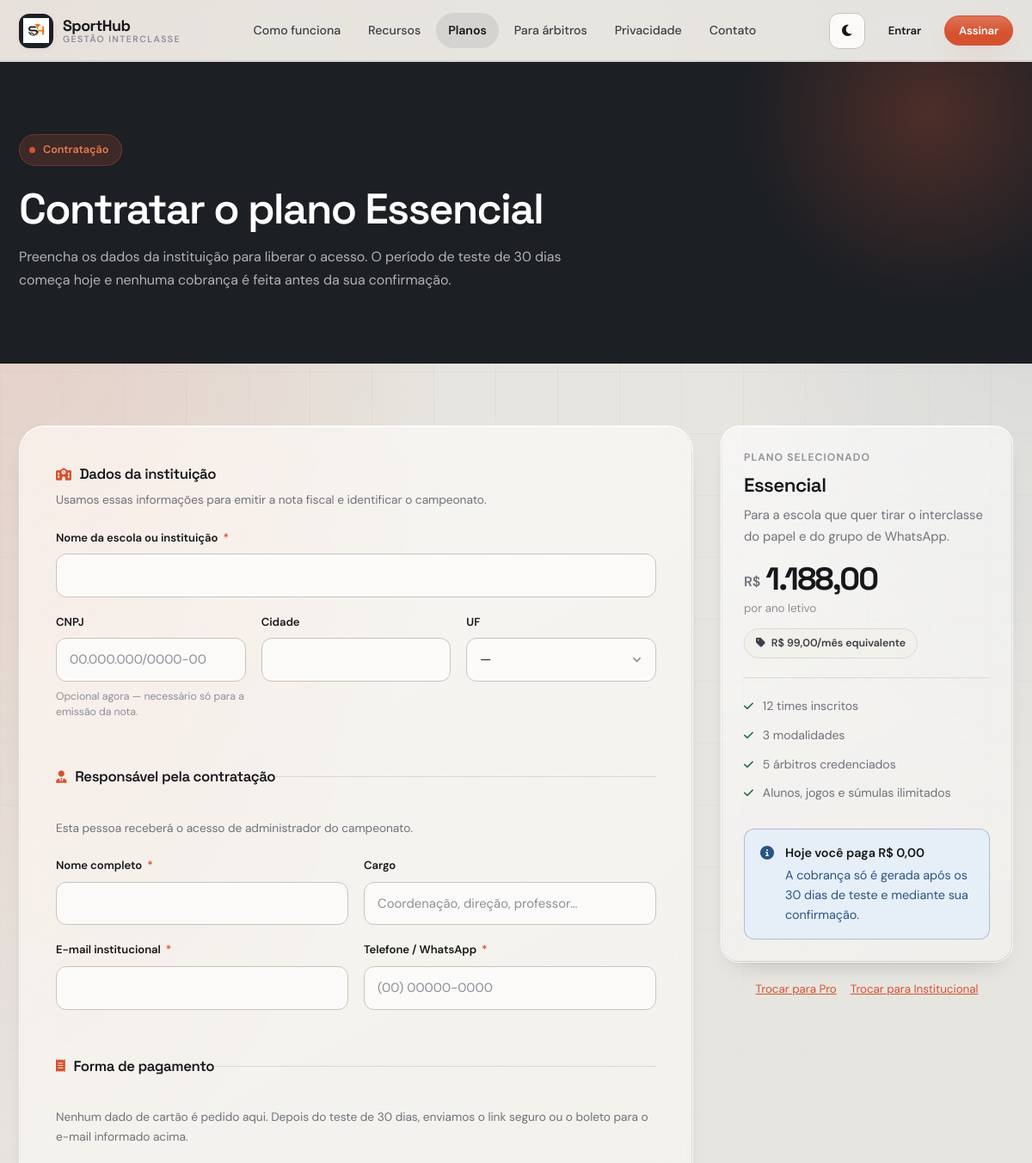
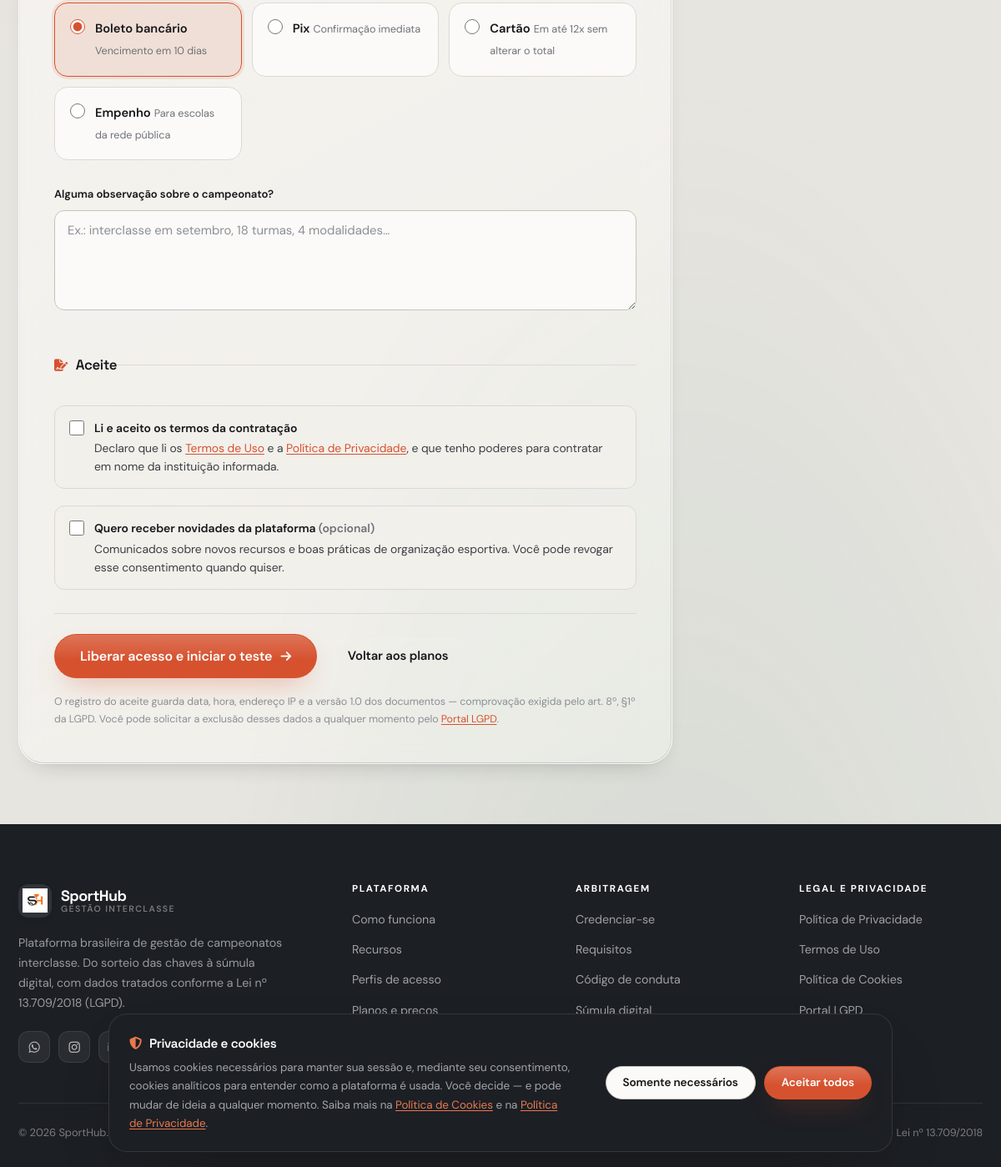
Page /assinar.php?plano=essencial on the committed database (2 pictures, top to bottom).
### tables this page shows
CREATE TABLE planos (
    id                       INT PRIMARY KEY AUTO_INCREMENT,
    slug                     VARCHAR(40)  UNIQUE NOT NULL,
    nome                     VARCHAR(60)  NOT NULL,
    descricao                VARCHAR(255) NULL,
    preco_anual              DECIMAL(10,2) NOT NULL,
    preco_mensal_equivalente DECIMAL(10,2) NOT NULL,
    limite_times             INT NULL,
    limite_modalidades       INT NULL,
    limite_arbitros          INT NULL,
    destaque                 TINYINT(1) NOT NULL DEFAULT 0,
    ativo                    TINYINT(1) NOT NULL DEFAULT 1,
    ordem                    INT NOT NULL DEFAULT 0,
    created_at               TIMESTAMP DEFAULT CURRENT_TIMESTAMP
);

### assinar.php (the view, shortened to what this page needs)
<?php
require_once __DIR__ . '/includes/config.php';
require_once __DIR__ . '/includes/email.php';
$planos = sh_planos($pdo);
$slug   = $_GET['plano'] ?? ($_POST['plano'] ?? 'pro');
$plano_escolhido = null;
foreach ($planos as $p) {
    if ($p['slug'] === $slug) { $plano_escolhido = $p; break; }
}
$sucesso  = null;
$dados    = [
    'escola' => '', 'cnpj' => '', 'cidade' => '', 'uf' => '',
    'responsavel' => '', 'cargo' => '', 'email' => '', 'telefone' => '',
    'forma_pagamento' => 'boleto', 'observacoes' => '',
];
include __DIR__ . '/includes/site_header.php';
?>
<section class="legal-hero">
    <div class="wrap">
        <span class="pill on-dark"><span class="dot"></span> Contratação</span>
        <h1><?= $sucesso ? 'Contratação registrada' : 'Contratar o plano ' . e($plano_escolhido['nome']) ?></h1>
        <p>
            <?php if ($sucesso): ?>
                Guarde o código abaixo — ele identifica a assinatura da sua escola em qualquer atendimento.
            <?php else: ?>
                Preencha os dados da instituição para liberar o acesso. O período de teste de 30 dias
                começa hoje e nenhuma cobrança é feita antes da sua confirmação.
            <?php endif; ?>
        </p>
    </div>
</section>
<section class="section-sm">
    <div class="wrap">
    <?php if ($sucesso): ?>
        <div class="form-card u-max-width-760px">
            <div class="alert alert-success">
                <i class="fas fa-circle-check"></i>
                <div>
                    <strong>Acesso liberado em modo de teste</strong>
                    Enviamos as instruções de primeiro acesso para <?= e($sucesso['email']) ?>.
                </div>
            </div>
            <div class="protocol-box">
                <span class="protocol-label">Código da assinatura</span>
                <span class="protocol-code"><?= e($sucesso['codigo']) ?></span>
            </div>
            <div class="data-table-wrap">
                <table class="data">
                    <tbody>
                        <tr><td class="u-color-muted">Plano contratado</td><td><strong><?= e($sucesso['plano']) ?></strong></td></tr>
                        <tr><td class="u-color-muted">Valor anual</td><td><strong>R$ <?= e(sh_money($sucesso['valor'])) ?></strong></td></tr>
                        <tr><td class="u-color-muted">Teste gratuito até</td><td><?= e($sucesso['trial_fim']->format('d/m/Y')) ?></td></tr>
                        <tr><td class="u-color-muted">Vigência da assinatura</td><td>até <?= e($sucesso['vigencia_fim']->format('d/m/Y')) ?></td></tr>
                        <tr><td class="u-color-muted">Situação</td><td><span class="tag tag-amber"><i class="fas fa-hourglass-half"></i> Em teste</span></td></tr>
                    </tbody>
                </table>
            </div>
            <h3 class="mt-3">Próximos passos</h3>
            <ol class="mt-1 u-display-grid-3">
                <li class="small">Acesse a plataforma com o usuário administrador enviado por e-mail.</li>
                <li class="small">Cadastre as modalidades e inscreva os times por turma.</li>
                <li class="small">Envie o link de credenciamento aos árbitros e aprove as solicitações.</li>
                <li class="small">Antes do 30º dia, confirme a continuidade para gerar a cobrança na forma escolhida.</li>
            </ol>
            <div class="form-actions">
                <a href="<?= e(sh_url('login.php')) ?>" class="btn btn-primary">Ir para a plataforma <i class="fas fa-arrow-right"></i></a>
                <a href="<?= e(sh_url('como-funciona.php')) ?>" class="btn btn-outline">Ler o guia de implantação</a>
            </div>
            <p class="form-legal">
                Esta contratação foi registrada em <?= e(date('d/m/Y \à\s H:i')) ?> com aceite dos
                <a href="<?= e(sh_url('termos.php')) ?>">Termos de Uso</a> e da
                <a href="<?= e(sh_url('privacidade.php')) ?>">Política de Privacidade</a> (versão <?= e(SH_VERSAO_POLITICA) ?>).
            </p>
        </div>
    <?php else: ?>
        <div class="assinar-layout u-display-grid">
            <div class="form-card">
                <form method="POST" novalidate>
                    <fieldset class="fieldset">
                        <legend><i class="fas fa-school"></i> Dados da instituição</legend>
                        <p class="fieldset-hint">Usamos essas informações para emitir a nota fiscal e identificar o campeonato.</p>
                        <div class="field">
                            <label for="escola">Nome da escola ou instituição <span class="req">*</span></label>
                            <input type="text" id="escola" name="escola" value="<?= e($dados['escola']) ?>" required>
                        </div>
                        <div class="field-row">
                            <div class="field">
                                <label for="cnpj">CNPJ</label>
                                <input type="text" id="cnpj" name="cnpj" value="<?= e($dados['cnpj']) ?>"
                                       placeholder="00.000.000/0000-00" inputmode="numeric">
                                <span class="hint">Opcional agora — necessário só para a emissão da nota.</span>
                            </div>
                            <div class="field">
                                <label for="cidade">Cidade</label>
                                <input type="text" id="cidade" name="cidade" value="<?= e($dados['cidade']) ?>">
                            </div>
                            <div class="field">
                                <label for="uf">UF</label>
                                <select id="uf" name="uf">
                                    <option value="">—</option>
                                </select>
                            </div>
                        </div>
                    </fieldset>
                    <fieldset class="fieldset">
                        <legend><i class="fas fa-user-tie"></i> Responsável pela contratação</legend>
                        <p class="fieldset-hint">Esta pessoa receberá o acesso de administrador do campeonato.</p>
                        <div class="field-row">
                            <div class="field">
                                <label for="responsavel">Nome completo <span class="req">*</span></label>
                                <input type="text" id="responsavel" name="responsavel" value="<?= e($dados['responsavel']) ?>" required>
                            </div>
                            <div class="field">
                                <label for="cargo">Cargo</label>
                                <input type="text" id="cargo" name="cargo" value="<?= e($dados['cargo']) ?>"
                                       placeholder="Coordenação, direção, professor…">
                            </div>
                        </div>
                        <div class="field-row">
                            <div class="field">
                                <label for="email">E-mail institucional <span class="req">*</span></label>
                                <input type="email" id="email" name="email" value="<?= e($dados['email']) ?>" required>
                            </div>
                            <div class="field">
                                <label for="telefone">Telefone / WhatsApp <span class="req">*</span></label>
                                <input type="tel" id="telefone" name="telefone" value="<?= e($dados['telefone']) ?>"
                                       placeholder="(00) 00000-0000" required>
                            </div>
                        </div>
                    </fieldset>
                    <fieldset class="fieldset">
                        <legend><i class="fas fa-receipt"></i> Forma de pagamento</legend>
                        <p class="fieldset-hint">
                            Nenhum dado de cartão é pedido aqui. Depois do teste de 30 dias, enviamos
                            o link seguro ou o boleto para o e-mail informado acima.
                        </p>
                        <div class="radio-cards">
                            <?php
                            $formas = [
                                'boleto'  => ['Boleto bancário', 'Vencimento em 10 dias'],
                                'pix'     => ['Pix',             'Confirmação imediata'],
                                'cartao'  => ['Cartão',          'Em até 12x sem alterar o total'],
                                'empenho' => ['Empenho',         'Para escolas da rede pública'],
                            ];
                            foreach ($formas as $valor => [$titulo, $sub]): ?>
                                <label class="radio-card">
                                    <input type="radio" name="forma_pagamento" value="<?= e($valor) ?>"
                                           <?= $dados['forma_pagamento'] === $valor ? 'checked' : '' ?>>
                                    <span>
                                        <span class="radio-card-title"><?= e($titulo) ?></span>
                                        <span class="radio-card-sub"><?= e($sub) ?></span>
                                    </span>
                                </label>
                            <?php endforeach; ?>
                        </div>
                        <div class="field mt-3">
                            <label for="observacoes">Alguma observação sobre o campeonato?</label>
                            <textarea id="observacoes" name="observacoes" placeholder="Ex.: interclasse em setembro, 18 turmas, 4 modalidades…"><?= e($dados['observacoes']) ?></textarea>
                        </div>
                    </fieldset>
                    <fieldset class="fieldset">
                        <legend><i class="fas fa-file-signature"></i> Aceite</legend>
                        <label class="check">
                            <input type="checkbox" name="aceite_termos" value="1" required <?= !empty($_POST['aceite_termos']) ? 'checked' : '' ?>>
                            <span class="check-text">
                                <strong>Li e aceito os termos da contratação</strong>
                                Declaro que li os <a href="<?= e(sh_url('termos.php')) ?>" target="_blank">Termos de Uso</a>
                                e a <a href="<?= e(sh_url('privacidade.php')) ?>" target="_blank">Política de Privacidade</a>,
                                e que tenho poderes para contratar em nome da instituição informada.
                            </span>
                        </label>
                        <label class="check mt-2">
                            <input type="checkbox" name="aceite_comunicacoes" value="1">
                            <span class="check-text">
                                <strong>Quero receber novidades da plataforma <span class="muted">(opcional)</span></strong>
                                Comunicados sobre novos recursos e boas práticas de organização esportiva.
                                Você pode revogar esse consentimento quando quiser.
                            </span>
                        </label>
                    </fieldset>
                    <div class="form-actions">
                        <button type="submit" class="btn btn-primary btn-lg">
                            Liberar acesso e iniciar o teste <i class="fas fa-arrow-right"></i>
                        </button>
                        <a href="<?= e(sh_url('planos.php')) ?>" class="btn btn-ghost">Voltar aos planos</a>
                    </div>
                    <p class="form-legal">
                        O registro do aceite guarda data, hora, endereço IP e a versão <?= e(SH_VERSAO_POLITICA) ?>
                        dos documentos — comprovação exigida pelo art. 8º, §1º da LGPD. Você pode solicitar
                        a exclusão desses dados a qualquer momento pelo <a href="<?= e(sh_url('lgpd.php')) ?>">Portal LGPD</a>.
                    </p>
                </form>
            </div>
            <aside class="assinar-resumo">
                <div class="card u-padding-26px">
                    <div class="role-sub">Plano selecionado</div>
                    <h3 class="mt-1 u-font-size-1-4rem"><?= e($plano_escolhido['nome']) ?></h3>
                    <p class="small mt-1"><?= e($plano_escolhido['descricao']) ?></p>
                    <div class="plan-price u-margin-20px04px">
                        <span class="plan-currency">R$</span>
                        <span class="plan-value u-font-size-2-3rem"><?= e(sh_money($plano_escolhido['preco_anual'])) ?></span>
                    </div>
                    <div class="plan-period">por ano letivo</div>
                    <span class="plan-equiv"><i class="fas fa-tag"></i> R$ <?= e(sh_money($plano_escolhido['preco_mensal_equivalente'])) ?>/mês equivalente</span>
                    <hr class="divider u-margin-22px0">
                    <ul class="plan-features u-margin-0-2">
                        <li><i class="fas fa-check"></i> <?= $plano_escolhido['limite_times'] === null ? 'Times ilimitados' : e((int)$plano_escolhido['limite_times']) . ' times inscritos' ?></li>
                        <li><i class="fas fa-check"></i> <?= $plano_escolhido['limite_modalidades'] === null ? 'Modalidades ilimitadas' : e((int)$plano_escolhido['limite_modalidades']) . ' modalidades' ?></li>
                        <li><i class="fas fa-check"></i> <?= $plano_escolhido['limite_arbitros'] === null ? 'Árbitros ilimitados' : e((int)$plano_escolhido['limite_arbitros']) . ' árbitros credenciados' ?></li>
                        <li><i class="fas fa-check"></i> Alunos, jogos e súmulas ilimitados</li>
                    </ul>
                    <div class="alert alert-info mt-3 u-margin-bottom-0">
                        <i class="fas fa-circle-info"></i>
                        <div><strong>Hoje você paga R$ 0,00</strong> A cobrança só é gerada após os 30 dias de teste e mediante sua confirmação.</div>
                    </div>
                </div>
                <div class="row mt-2 u-justify-content-center-2">
                    <?php foreach ($planos as $p): if ($p['slug'] === $slug) continue; ?>
                        <a href="<?= e(sh_url('assinar.php?plano=' . urlencode($p['slug']))) ?>" class="small u-color-ember-3">
                            Trocar para <?= e($p['nome']) ?>
                        </a>
                    <?php endforeach; ?>
                </div>
            </aside>
        </div>
    <?php endif; ?>
    </div>
</section>
<?php include __DIR__ . '/includes/site_footer.php'; ?>

### rows in the picture
planos: nome "Essencial", descricao "Para a escola que quer tirar o interclasse do papel e do grupo de WhatsApp.", preco_anual "1.188,00", preco_mensal_equivalente "99,00", limite_times "12", limite_modalidades "3", limite_arbitros "5"
planos: nome "Pro"
planos: nome "Institucional"

### other values in the picture
$rotulo "Como funciona"
$rotulo "Recursos"
$rotulo "Planos"
$rotulo "Para árbitros"
$rotulo "Privacidade"
$rotulo "Contato"
$titulo "Boleto bancário"
$sub "Vencimento em 10 dias"
$titulo "Pix"
$sub "Confirmação imediata"
$titulo "Cartão"
$sub "Em até 12x sem alterar o total"
$titulo "Empenho"
$sub "Para escolas da rede pública"
SH_VERSAO_POLITICA "1.0"
